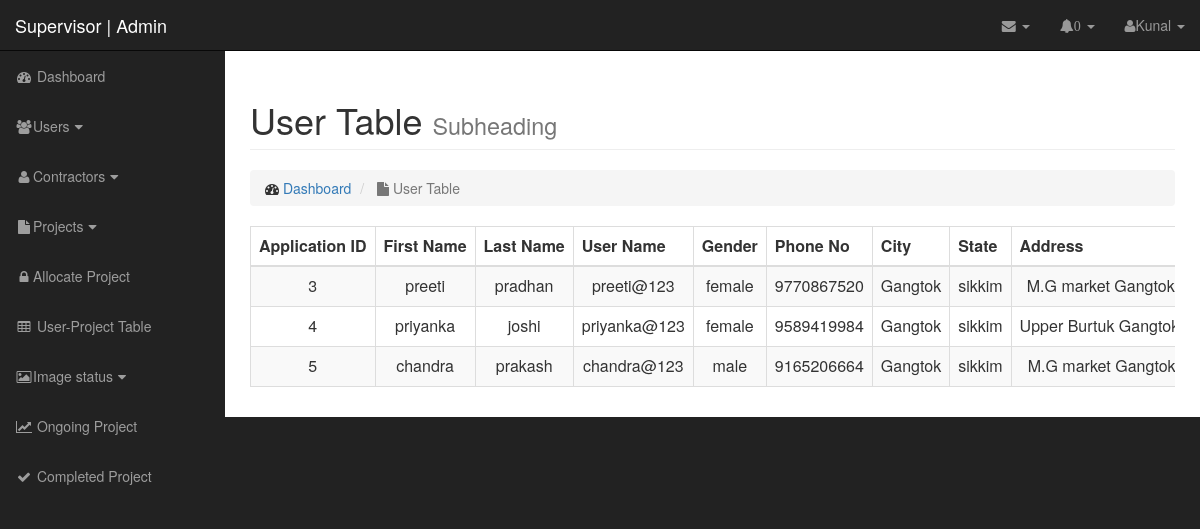
The page /admin/supervisor/new_user_table.php (signed in) on the database its author committed.
### tables this page shows
CREATE TABLE `user` (
  `id` int(3) NOT NULL,
  `first_name` varchar(200) NOT NULL,
  `last_name` varchar(200) NOT NULL,
  `user_name` varchar(20) NOT NULL,
  `user_password` varchar(20) NOT NULL,
  `user_email` varchar(50) NOT NULL,
  `user_gender` enum('male','female','other') NOT NULL DEFAULT 'other',
  `project_status` enum('pending','allocated') NOT NULL DEFAULT 'pending',
  `user_phone` bigint(15) NOT NULL,
  `user_state` varchar(20) NOT NULL,
  `user_city` varchar(20) NOT NULL,
  `user_address` text NOT NULL,
  `Registration_time` timestamp NOT NULL DEFAULT CURRENT_TIMESTAMP ON UPDATE CURRENT_TIMESTAMP
);

### admin/supervisor/new_user_table.php (the view, shortened to what this page needs)
<?php
if (isset($_SESSION['s_id'])) {
    include '../../includes/db.php';
    $user_select = "SELECT u.id,u.first_name,u.last_name,u.user_name,u.user_gender,u.user_phone,u.user_city,u.user_state,u.user_address FROM user u";
    $user_select_query = mysqli_query($conn, $user_select);
?>
    <?php include 'supervisor_head.php'; ?>
    <body>
        <div id="wrapper">
            <?php include 'supervisor_dashboard_layout.php'; ?>
            <div id="page-wrapper">
                <div class="container-fluid">
                    <div class="row">
                        <div class="col-lg-12">
                            <h1 class="page-header">
                                User Table
                                <small>Subheading</small>
                            </h1>
                            <ol class="breadcrumb">
                                <li>
                                    <i class="fa fa-dashboard"></i> <a href="index.php">Dashboard</a>
                                </li>
                                <li class="active">
                                    <i class="fa fa-file"></i> User Table
                                </li>
                            </ol>
                            <div style="overflow:scroll;">
                                <table id="dtHorizontalExample" class="table table-striped table-bordered table-sm text-center" cellspacing="0" width="100%">
                                    <thead>
                                        <tr>
                                            <th>Application ID</th>
                                            <th>First Name</th>
                                            <th>Last Name</th>
                                            <th>User Name</th>
                                            <th>Gender</th>
                                            <th>Phone No</th>
                                            <th>City</th>
                                            <th>State</th>
                                            <th>Address</th>
                                        </tr>
                                    </thead>
                                    <tbody>
                                        <?php
                                        while ($row = mysqli_fetch_assoc($user_select_query)) { ?>
                                            <tr>
                                                <td><?php echo $row['id']; ?></td>
                                                <td><?php echo $row['first_name']; ?></td>
                                                <td><?php echo $row['last_name']; ?></td>
                                                <td><?php echo $row['user_name']; ?></td>
                                                <td><?php echo $row['user_gender']; ?></td>
                                                <td><?php echo $row['user_phone']; ?></td>
                                                <td><?php echo $row['user_city']; ?></td>
                                                <td><?php echo $row['user_state']; ?></td>
                                                <td><?php echo $row['user_address']; ?></td>
                                            </tr>
                                        <?php } ?>
                                    </tbody>
                                </table>
                            </div>
                        </div>
                    </div>
                </div>
            </div>
        </div>
    </body>
<?php } else {
    header("location:supervisor_login.php");
}
?>

### admin/supervisor/css/sb-admin.css (style rules this page uses)
body { margin-top: 100px; background-color: #222; }
@media (min-width:768px) { body { margin-top: 50px; } }
#wrapper { padding-left: 0; }
#page-wrapper { width: 100%; padding: 0; background-color: #fff; }
@media (min-width:768px) { #wrapper { padding-left: 225px; } }
@media (min-width:768px) { #page-wrapper { padding: 10px; } }

### admin/supervisor/css/style.css (style rules this page uses)
#dtHorizontalExample th, td { white-space: nowrap; }

### rows shown on the page
user: id "3", first_name "preeti", last_name "pradhan", user_name "preeti@123", user_gender "female", user_phone "9770867520", user_city "Gangtok", user_state "sikkim", user_address "M.G market Gangtok…"
user: id "4", first_name "priyanka", last_name "joshi", user_name "priyanka@123", user_gender "female", user_phone "9589419984", user_city "Gangtok", user_state "sikkim", user_address "Upper Burtuk…"
user: id "5", first_name "chandra", last_name "prakash", user_name "chandra@123", user_gender "male", user_phone "9165206664", user_city "Gangtok", user_state "sikkim", user_address "M.G market Gangtok…"

### other values the page prints
mysqli_num_rows($pending_img_query) "0"
$_SESSION['s_username'] "Kunal"
